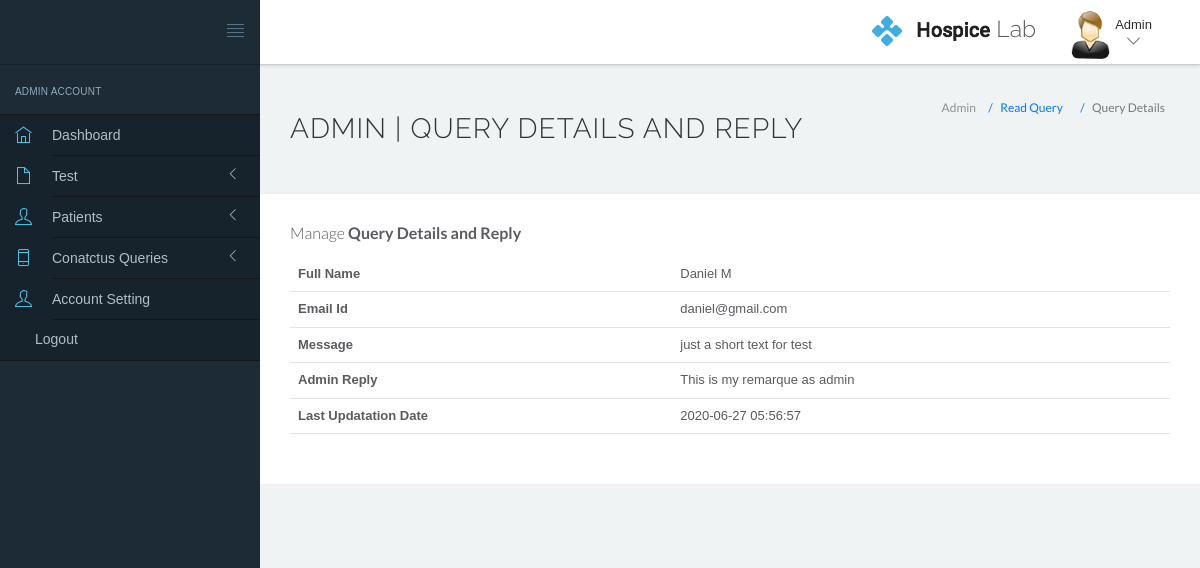
Page /management/hms/admin/query-details.php?id=1 (signed in) on the committed database.
### tables this page shows
CREATE TABLE `tblcontactus` (
  `ID` int(225) NOT NULL,
  `fullname` varchar(225) NOT NULL,
  `email` varchar(225) NOT NULL,
  `subject` varchar(225) NOT NULL,
  `message` text NOT NULL,
  `AdminRemark` text NOT NULL,
  `IsRead` int(225) NOT NULL,
  `date_contactus` datetime NOT NULL DEFAULT current_timestamp()
);

### management/hms/admin/query-details.php (the view, shortened to what this page needs)
<?php
include('include/config.php');
?>
<!DOCTYPE html>
<html lang="en">
	<head>
		<link rel="stylesheet" href="vendor/bootstrap/css/bootstrap.min.css">
		<link rel="stylesheet" href="vendor/fontawesome/css/font-awesome.min.css">
		<link rel="stylesheet" href="vendor/themify-icons/themify-icons.min.css">
		<link href="vendor/animate.css/animate.min.css" rel="stylesheet" media="screen">
		<link href="vendor/perfect-scrollbar/perfect-scrollbar.min.css" rel="stylesheet" media="screen">
		<link href="vendor/switchery/switchery.min.css" rel="stylesheet" media="screen">
		<link href="vendor/bootstrap-touchspin/jquery.bootstrap-touchspin.min.css" rel="stylesheet" media="screen">
		<link href="vendor/select2/select2.min.css" rel="stylesheet" media="screen">
		<link href="vendor/bootstrap-datepicker/bootstrap-datepicker3.standalone.min.css" rel="stylesheet" media="screen">
		<link href="vendor/bootstrap-timepicker/bootstrap-timepicker.min.css" rel="stylesheet" media="screen">
		<link rel="stylesheet" href="assets/css/styles.css">
		<link rel="stylesheet" href="assets/css/plugins.css">
		<link rel="stylesheet" href="assets/css/themes/theme-1.css" id="skin_color" />
	</head>
	<body>
		<div id="app">
<?php include('include/sidebar.php');?>
			<div class="app-content">
						<?php include('include/header.php');?>
				<div class="main-content" >
					<div class="wrap-content container" id="container">
						<section id="page-title">
							<div class="row">
								<div class="col-sm-8">
									<h1 class="mainTitle">Admin | Query Details And Reply</h1>
																	</div>
								<ol class="breadcrumb">
									<li>
										<span>Admin</span>
									</li>
									<li class="active">
										<span><a href="read-query.php">Read Query</a></span>
									</li>
									<li class="active">
										<span>Query Details</span>
									</li>
								</ol>
							</div>
						</section>
						<div class="container-fluid container-fullw bg-white">
									<div class="row">
								<div class="col-md-12">
									<h5 class="over-title margin-bottom-15">Manage <span class="text-bold">Query Details and Reply</span></h5>
									<table class="table table-hover" id="sample-table-1">
										<tbody>
											<?php
											$qid=intval($_GET['id']);
											$sql=mysqli_query($con,"select * from tblcontactus where id='$qid'");
											while($row=mysqli_fetch_array($sql))
											{
											?>
											<tr>
												<th>Full Name</th>
												<td><?php echo $row['fullname'];?></td>
											</tr>
											<tr>
												<th>Email Id</th>
												<td><?php echo $row['email'];?></td>
											</tr>
											<tr>
												<th>Message</th>
												<td><?php echo $row['message'];?></td>
												</tr>
											<?php if($row['AdminRemark']==""){?>
											<form name="query" method="post">
												<tr>
												<th>Admin Reply</th>
												<td><textarea name="adminremark" class="form-control" required="true"></textarea></td>
												</tr>
												<tr>
													<td>&nbsp;</td>
													<td>
														<button type="submit" class="btn btn-primary pull-left" name="update">
		Update <i class="fa fa-arrow-circle-right"></i>
								</button>
													</td>
												</tr>
</form>
													<?php } else {?>
	<tr>
												<th>Admin Reply</th>
												<td><?php echo $row['AdminRemark'];?></td>
												</tr>
<tr>
												<th>Last Updatation Date</th>
												<td><?php echo $row['date_contactus'];?></td>
												</tr>
											<?php
											 }} ?>
										</tbody>
									</table>
								</div>
							</div>
								</div>
							</div>
						</div>
					</div>
				</div>
	</body>
</html>

### management/hms/admin/include/header.php (shortened to what this page needs)
<header class="navbar navbar-default navbar-static-top">
					<div class="navbar-header">
						<a class="navbar-brand" href="#">
						</a>
						<a href="#" class="sidebar-toggler pull-right visible-md visible-lg" data-toggle-class="app-sidebar-closed" data-toggle-target="#app">
							<i class="ti-align-justify"></i>
						</a>
					</div>
					<div class="navbar-collapse collapse">
						<ul class="nav navbar-right">
								<li  style="padding-top:5%; padding-right: 20px;">
								<h2 style="font-size: 23px;"><img src="../../../user_side/img/logo.png" alt=""> Lab</h2>
							</li>
							<li class="dropdown current-user">
								<a href class="dropdown-toggle" data-toggle="dropdown">
									<img src="assets/images/images.jpg" > <span class="username">
									<?php
										$query = $db->prepare('SELECT * FROM admin WHERE id=:id');
										$query->execute(array(
												'id' => $_SESSION['id_admin']
										));
										foreach($query as $data_patient){
												$fullName = $data_patient['fullname'];
												echo $fullName;
										}
									?>
									<i class="ti-angle-down"></i></i></span>
								</a>
							</li>
						</ul>
					</div>
				</header>

### management/hms/admin/assets/css/themes/theme-1.css (style rules this page uses)
body { background: #F0F3F4; }
header .navbar-header { background: #1C2B36 !important; border-right-color: rgba(0, 0, 0, 0.2) !important; border-bottom-color: rgba(0, 0, 0, 0.2) !important; }
header .navbar-header .sidebar-toggler, header .navbar-header .sidebar-mobile-toggler { color: #5c798f !important; }
header .navbar-header .navbar-brand { color: #ffffff !important; }
header .navbar-collapse { background: #ffffff !important; border-bottom-color: rgba(0, 0, 0, 0.2) !important; box-shadow: 0 0 4px rgba(0, 0, 0, 0.2) !important; }
header .navbar-collapse .navbar-right>li>a { color: #141719; }
header .navbar-collapse .navbar-right>li>a i { color: #3E4B5C !important; }

### rows in the picture
tblcontactus: fullname "Daniel M", email "daniel@gmail.com", message "just a short text for test", AdminRemark "This is my remarque as admin", date_contactus "2020-06-27 05:56:57"

### other values in the picture
$fullName "Admin"
